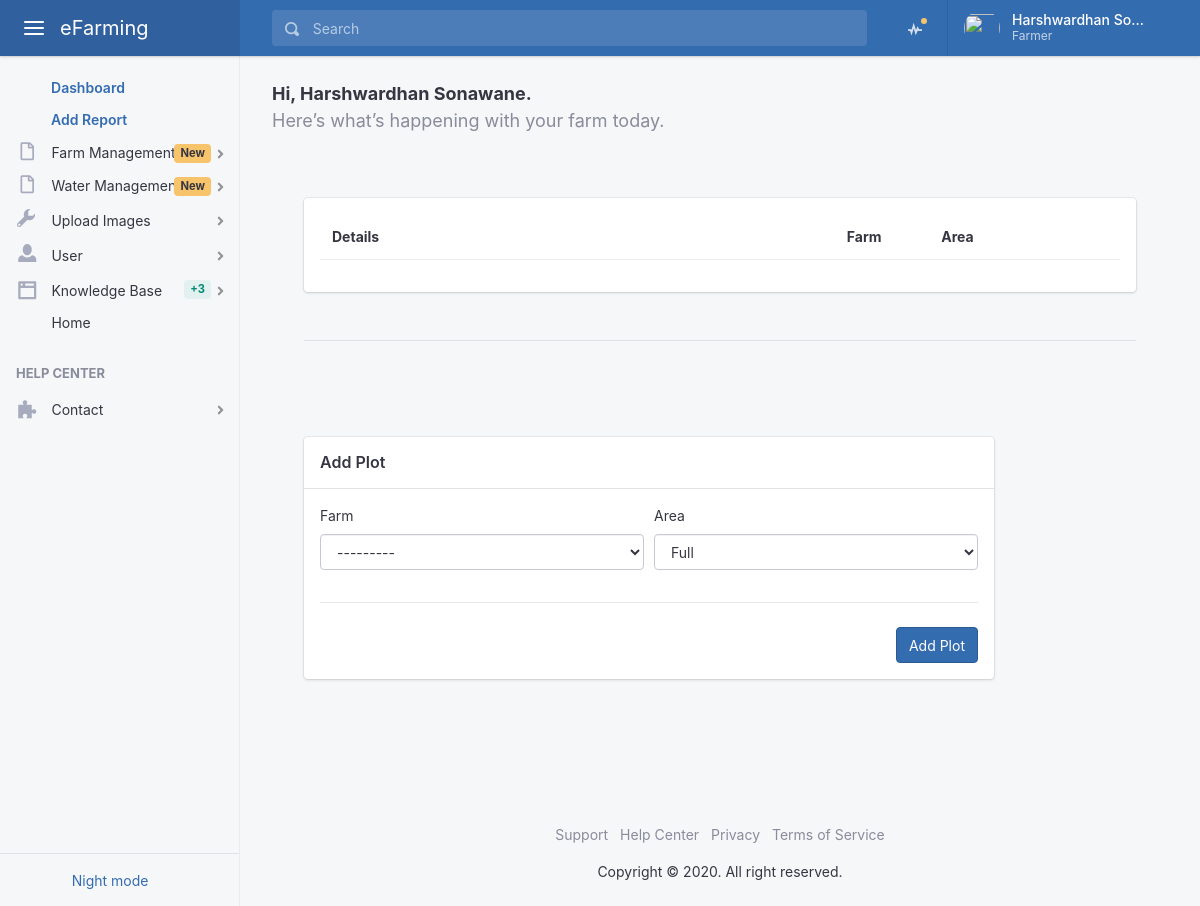
The app's page /user/plots/add/ (signed in), older data.
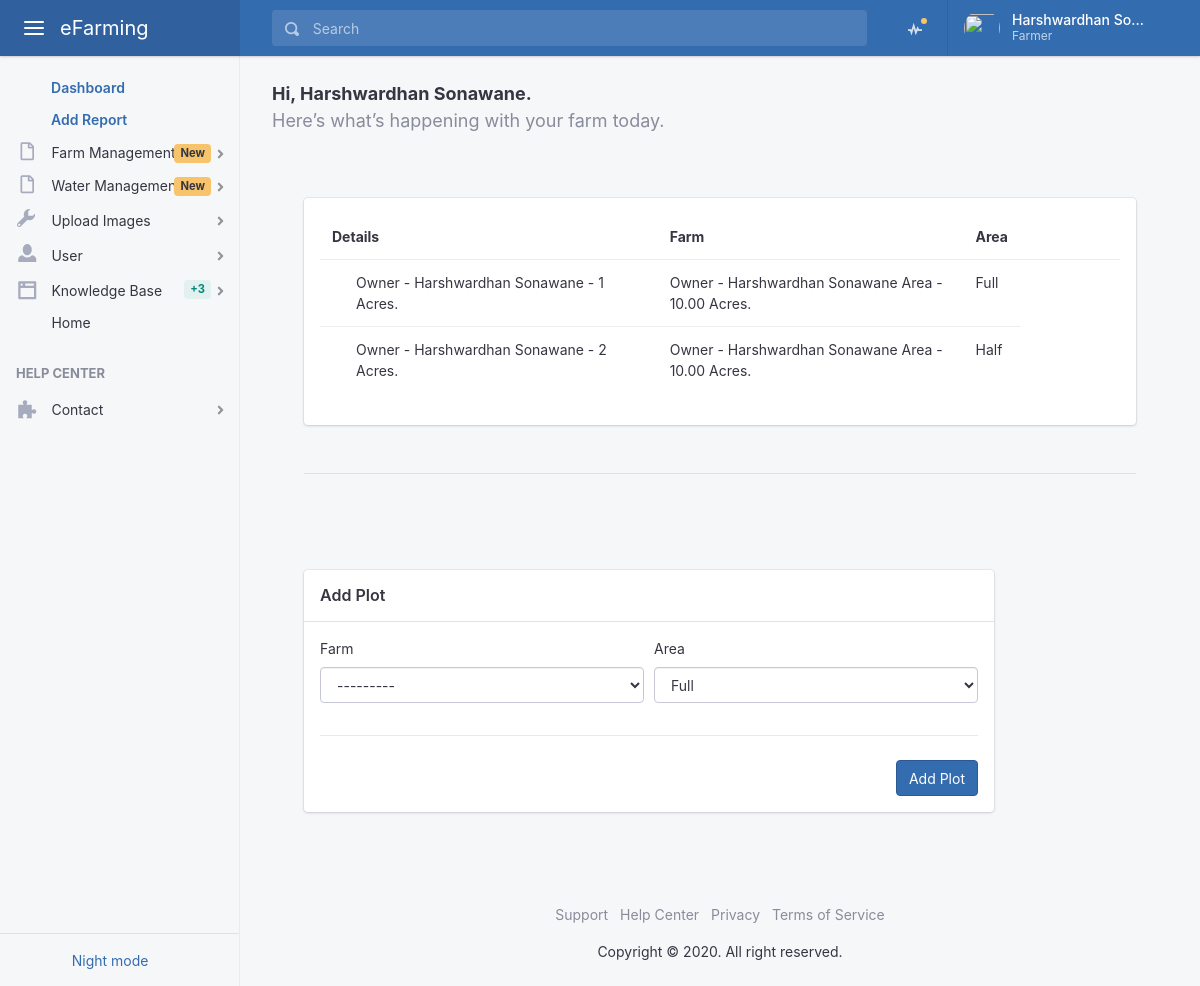
The same page, newer data.
### farm/models.py (models this page shows)
class Plots(models.Model):
    FULL = 1
    HALF = 2
    AREA_CHOICES = (
        (FULL, 'Full'),
        (HALF, 'Half'),
    )
    farm            = models.ForeignKey(Farm, on_delete=models.CASCADE)
    area            = models.PositiveSmallIntegerField(choices=AREA_CHOICES , default=1)
    is_active       = models.BooleanField(default=True)
    created         = models.DateTimeField(auto_now_add=True)
    updated         = models.DateTimeField(auto_now=True)
    def __str__(self):
        return 'Owner - ' + str(self.farm.owner.first_name) + ' ' + str(self.farm.owner.last_name) + ' - ' + str(self.area) + ' Acres.'

class Farm(models.Model):
    owner           = models.ForeignKey(User, on_delete=models.CASCADE)
    soil            = models.ForeignKey(Soil, on_delete=models.DO_NOTHING)
    location        = models.ForeignKey(Address, on_delete=models.DO_NOTHING)
    water_resource  = models.ForeignKey(WaterResource, on_delete=models.DO_NOTHING)
    area            = models.DecimalField(default=000.0, max_digits=300, decimal_places=2)
    is_active       = models.BooleanField(default=False)
    created         = models.DateTimeField(auto_now_add=True)
    updated         = models.DateTimeField(auto_now=True)
    def __str__(self):
        return 'Owner - ' + str(self.owner.first_name) + ' ' + str(self.owner.last_name) + ' Area - ' + str(self.area) + ' Acres.'

### user/views.py (the view)
# urls.py: path('plots/add/', views.add_plot, name='add_plot'),
@login_required
def add_plot(request):
    template = 'site/dashboard/add_plot.html'
    if request.method == 'POST':
                form = AddPlotsForm(request.user, request.POST or None, request.FILES or None)
                if form.is_valid():
                        post = form.save(commit=False)
                        post.owner = request.user
                        post.save()
                        messages.success(request, "Your farm has been created")
                        return redirect('user_home')
    else:
        objects = Plots.objects.filter(farm__owner=request.user)
        form = AddPlotsForm(request.user)
    context = {
        'form': form,
        'objects':objects,
    }
    return render(request, template, context)

### user/forms.py
class AddPlotsForm(forms.ModelForm):
    class Meta:
        model = Plots
        fields = ['farm', 'area']
        widgets = {
            "farm": forms.Select(attrs={'placeholder': 'farm', 'class': 'form-control', 'required': 'required', 'autofocus':'""'}),
            "area": forms.Select(attrs={'placeholder': 'area', 'class': 'form-control', 'required': 'required'})
        }
    def __init__(self, user, *args, **kwargs):
        super(AddPlotsForm, self).__init__(*args, **kwargs)
        self.fields['farm'].queryset = Farm.objects.filter(owner=user)

### templates/site/dashboard/add_plot.html (shortened to what this page needs)
{% extends 'site/base.html' %}
{% load static %}
{% block content %}
{% include 'partials/header.html' %}
{% include 'partials/aside.html' %}
  <main class="app-main">
    <div class="wrapper">
      <div class="page">
        <div class="page-inner">
          <header class="page-title-bar">
            <div class="d-flex flex-column flex-md-row">
              <p class="lead">
                <span class="font-weight-bold">Hi, {{ user.first_name }} {{ user.last_name }}.</span> <span class="d-block text-muted"> {{ cord }} Here’s what’s happening with your farm today.</span>
              </p>
            </div>
          </header>
          <div class="page-inner">
            <div class="page-section">
              <div class="card card-fluid">
                <div class="card-body">
                  <table id="myTable" class="table">
                    <thead>
                      <tr>
                        <th colspan="2" style="min-width: 320px;">
                          Details
                        </th>
                        <th> Farm </th>
                        <th> Area </th>
                        <th style="width:100px; min-width:100px;"> &nbsp; </th>
                      </tr>
                    </thead>
                    <tbody>
                      {% for obj in objects %}
                      <tr>
                        <td></td>
                        <td>{{ obj }}</td>
                        <td>{{ obj.farm }}</td>
                        <td>{{ obj.get_area_display }}</td>
                      </tr>
                      {% endfor %}
                    </tbody>
                  </table>
                </div>
              </div>
              <hr class="my-5">
            </div>
          </div>
          <div class="page-inner">
            <div class="page-section">
              <div class="row">
                <div class="col-lg-10">
                  <div class="card card-fluid">
                    <h6 class="card-header"> Add Plot </h6>
                    <div class="card-body">
                      <form method="POST" action="{% url 'add_plot' %}">{% csrf_token %}
                        <div class="form-row">
                          <div class="col-md-6 mb-3">
                            <label for="input01">Farm</label> {{ form.farm }}
                          </div>
                          <div class="col-md-6 mb-3">
                            <label for="input02">Area</label> {{ form.area }}
                          </div>
                        </div>
                        <hr>
                        <div class="form-actions">
                          <button type="submit" class="btn btn-primary text-nowrap ml-auto">Add Plot</button>
                        </div>
                      </form>
                    </div>
                  </div>
                </div>
              </div>
            </div>
          </div>
        </div>
      </div>
    </div>
    <footer class="app-footer">
      <ul class="list-inline">
        <li class="list-inline-item">
          <a class="text-muted" href="#">Support</a>
        </li>
        <li class="list-inline-item">
          <a class="text-muted" href="#">Help Center</a>
        </li>
        <li class="list-inline-item">
          <a class="text-muted" href="#">Privacy</a>
        </li>
        <li class="list-inline-item">
          <a class="text-muted" href="#">Terms of Service</a>
        </li>
      </ul>
      <div class="copyright"> Copyright © 2020. All right reserved. </div>
    </footer>
  </main>
{% endblock %}

Row changes from the older to the newer data that the page shows:
added Plots: farm+area "Owner - Harshwardhan Sonawane - 1 Acres.", farm "Owner - Harshwardhan Sonawane Area - 10.00 Acres.", area "Full"
added Plots: farm+area "Owner - Harshwardhan Sonawane - 2 Acres.", farm "Owner - Harshwardhan Sonawane Area - 10.00 Acres.", area "Half"
